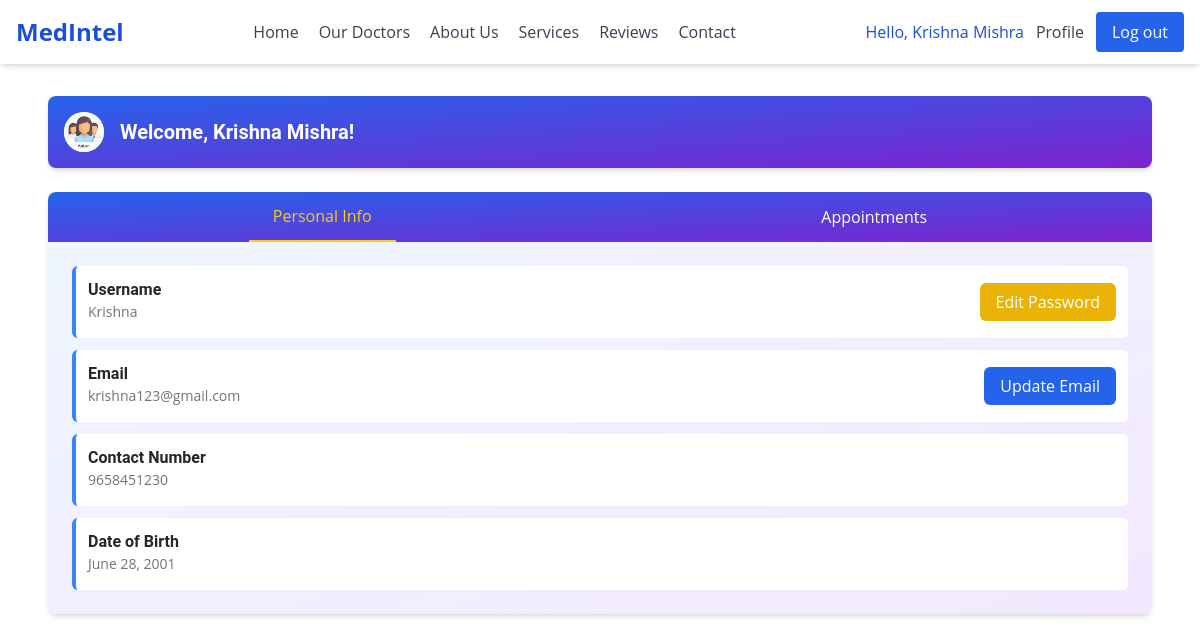
/patient_page/ (signed in), run on the app's committed database.
### main_app/models.py (models this page shows, shortened)
class Patient(models.Model):
    patient = models.OneToOneField(User,on_delete=models.CASCADE,null=True)
    date_of_birth = models.DateField()
    background_history = models.TextField(default="", blank=True)
    mobile_no = models.CharField(max_length=10, unique=True, null=True, blank=True)
    GENDER_CHOICES = [
        ('M', 'Male'),
        ('F', 'Female'),
        ('O', 'Other')
    ]
    gender = models.CharField(max_length=1, choices=GENDER_CHOICES, null=True, blank=True)
    def full_name(self):
        return f"{self.patient.first_name} {self.patient.last_name}"

### main_app/views.py (the view)
# urls.py: path('patient_page/', views.patient_ui, name='patient_ui'),
def patient_ui(request):
    user_id = request.session.get('user_id', None)
    if user_id is None:
        messages.error(request, 'You are not logged in as a patient.')
        return redirect('accounts:signin_patient')
    user = get_object_or_404(User, id=user_id)
    patient = getattr(user, 'patient', None)
    if patient is None:
        messages.error(request, 'You do not have a patient profile.')
        return redirect('home')  # Redirect to home or another appropriate page
    visits = Visit.objects.filter(patient=patient) if patient else []
    appointments = Appointment.objects.filter(user=user)  # Fetch appointments
    return render(request, 'patient/index.html', {
        'patient': patient,
        'visits': visits,
        'appointments': appointments
    })

### templates/patient/index.html (shortened to what this page needs)
{% extends "basic.html" %}
{% load static %}
{% block extrahead %}
<script src="https://cdn.tailwindcss.com"></script>
<link rel="stylesheet" href="https://cdnjs.cloudflare.com/ajax/libs/font-awesome/6.5.1/css/all.min.css">
{% endblock extrahead %}
{% block content %}
<div class="antialiased text-gray-800 min-h-screen flex flex-col">
    <main id="main-content" class="flex-1 relative h-full">
        <div id="RolloutPageContent">
            <div class="root mx-auto px-6 py-8 max-w-6xl">
                <div class="rounded-lg shadow-md overflow-hidden mb-6">
                    <div class="bg-gradient-to-br from-blue-600 to-purple-700 p-4 flex items-center justify-between">
                        <div class="flex items-center">
                            <div class="w-10 h-10 bg-white rounded-full flex items-center justify-center mr-4 overflow-hidden">
                                <img src="{% static 'homepage/images/patient.PNG' %}" alt="Profile Picture" class="w-full h-full object-cover">
                            </div>
                            <div class="text-white">
                                <h3 class="text-xl font-semibold">Welcome, {{ patient.full_name }}!</h3>
                            </div>
                        </div>
                    </div>
                </div>
                <div class="bg-white rounded-lg shadow-md overflow-hidden mb-6">
                    <div class="bg-gradient-to-br from-blue-600 to-purple-700 text-white">
                        <div class="flex justify-around">
                            <button class="px-6 py-3 font-medium focus:outline-none" id="personalInfoButton">
                              Personal Info
                            </button>
                            <button class="px-6 py-3 font-medium focus:outline-none" id="appointmentsButton">
                              Appointments
                            </button>
                        </div>
                    </div>
                    <div class="p-6 bg-gradient-to-br from-blue-50 to-purple-100">
                        <div class="personal-info rounded-md" id="personalInfoSection">
                            <div class="space-y-3">
                                <div class="p-3 bg-white rounded-md border-l-4 border-blue-500">
                                    <div class="flex justify-between items-start">
                                        <div>
                                            <h3 class="font-semibold text-neutral-800">Username</h3>
                                            <p class="text-sm text-gray-800 pb-1">
                                                <span class="text-neutral-500">{{user.username}}</span>
                                            </p>
                                        </div>
                                        <div class="text-right mt-3">
                                            <a href="{% url 'password_update' %}" class="w-1/2 bg-yellow-500 hover:bg-yellow-600 text-white py-2 px-4 rounded-md text-center transition-colors font-medium">
                                                Edit Password
                                            </a>
                                        </div>
                                    </div>
                                </div>
                                <div class="p-3 bg-white rounded-md border-l-4 border-blue-500">
                                    <div class="flex justify-between items-start">
                                        <div>
                                            <h3 class="font-semibold text-neutral-800">Email</h3>
                                            <p class="text-sm text-gray-800 pb-1">
                                                <span class="text-neutral-500">{{user.email}}</span>
                                            </p>
                                        </div>
                                        <div class="text-right mt-3">
                                            <a href="{% url 'email_update' %}" class="w-1/2 bg-blue-600 hover:bg-blue-500 text-white py-2 px-4 rounded-md text-center transition-colors font-medium">
                                                Update Email
                                            </a>
                                        </div>
                                    </div>
                                </div>
                                <div class="p-3 bg-white rounded-md border-l-4 border-blue-500">
                                    <div>
                                        <h3 class="font-semibold text-neutral-800">Contact Number</h3>
                                        <p class="text-sm text-gray-800 pb-1">
                                            <span class="text-neutral-500">{{patient.mobile_no}}</span>
                                        </p>
                                    </div>
                                </div>
                                <div class="p-3 bg-white rounded-md border-l-4 border-blue-500">
                                    <div>
                                        <h3 class="font-semibold text-neutral-800">Date of Birth</h3>
                                        <p class="text-sm text-gray-800 pb-1">
                                            <span class="text-neutral-500">{{patient.date_of_birth}}</span>
                                        </p>
                                    </div>
                                </div>
                            </div>
                        </div>
                    </div>
                </div>
            </div>
        </div>
    </main>
</div>
{% endblock content %}

### templates/basic.html (shortened to what this page needs)
{% load static %}
<html lang="en">
<head>
      <script src="https://cdn.tailwindcss.com"></script>
      <link rel="stylesheet" href="https://cdnjs.cloudflare.com/ajax/libs/font-awesome/6.5.1/css/all.min.css"
 />
    {% block extrahead %}{% endblock extrahead %}
</head>
<body>
    <header id="header" class="bg-white dark:bg-neutral-900 shadow-md sticky top-0 z-50">
        <nav class="mx-auto px-4 py-3">
            <div class="flex justify-between items-center">
                <div class="flex items-center">
                    <a href="#hero" class="text-2xl font-bold text-blue-700 dark:text-blue-400">
                        MedIntel
                    </a>
                </div>
                <div class="hidden md:flex space-x-5">
                    <a href="{% url 'home' %}#hero" class="text-gray-700 hover:text-blue-600 dark:text-gray-300 dark:hover:text-blue-400 transition duration-300">Home</a>
                    <a href="{% url 'our_docts' %}" class="text-gray-700 hover:text-blue-600 dark:text-gray-300 dark:hover:text-blue-400 transition duration-300">Our Doctors</a>
                    <a href="{% url 'home' %}#about" class="text-gray-700 hover:text-blue-600 dark:text-gray-300 dark:hover:text-blue-400 transition duration-300">About Us</a>
                    <a href="{% url 'home' %}#services" class="text-gray-700 hover:text-blue-600 dark:text-gray-300 dark:hover:text-blue-400 transition duration-300">Services</a>
                    <a href="{% url 'home' %}#user-reviews" class="text-gray-700 hover:text-blue-600 dark:text-gray-300 dark:hover:text-blue-400 transition duration-300">Reviews</a>
                    <a href="{% url 'home' %}#contact" class="text-gray-700 hover:text-blue-600 dark:text-gray-300 dark:hover:text-blue-400 transition duration-300">Contact</a>
                </div>
                <div class="hidden md:flex items-center space-x-3">
                    {% if user.is_authenticated %}
                        {% if user.patient %}
                            <span class="text-blue-700 dark:text-blue-400 font-medium">Hello, {{ user.patient.full_name }}</span>
                            <a href="{% url "patient_ui" %}" class="text-gray-700 hover:text-blue-600 dark:text-gray-300 dark:hover:text-blue-400 transition duration-300">Profile</a>
                        {% endif %}
                        <button onclick="openModal()" class="bg-blue-600 text-white px-4 py-2 rounded">Log out</button>
                    {% endif %}
                </div>
            </div>
        </nav>
    </header>
    <div class="container-fluid pgcontent">
        {% block content %}{% endblock content %}
    </div>
</body>
</html>

### templates/basic.html (style rules this page uses)
h1, h2, h3, h4, h5, h6 { font-family: Roboto, sans-serif, Inter, system-ui, sans-serif; }
body { font-family: Open Sans, sans-serif, Inter, system-ui, sans-serif; scroll-behavior: smooth; }
html { scroll-behavior: smooth; }

### data on the page
Patient: full_name "Krishna Mishra", mobile_no "9658451230", date_of_birth "June 28, 2001"

### other printed values
{{ user.patient.full_name }} "Krishna Mishra"
{{ user.username }} "Krishna"
{{ user.email }} "krishna123@gmail.com"
